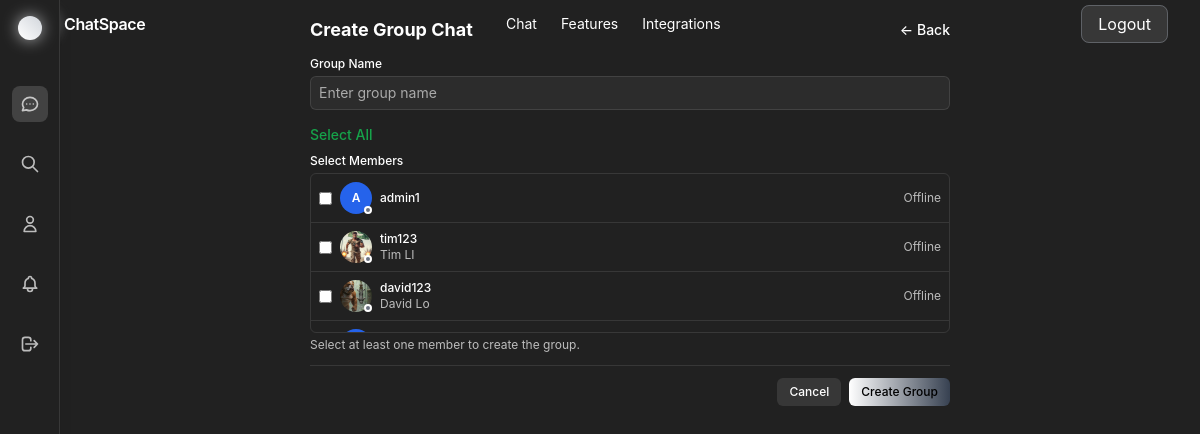
Page /chat/create-group/ (signed in) on the committed database.
### app1/models.py (models this page shows, shortened)
class User(AbstractUser):
    id = models.UUIDField(primary_key=True, default=uuid.uuid4, editable=False)
    phone_number = models.CharField(max_length=15, unique=True, blank=True, null=True)
    profile_picture = models.ImageField(upload_to='profile_pictures/', blank=True, null=True)
    bio = models.TextField(max_length=500, blank=True)
    is_online = models.BooleanField(default=False)
    last_seen = models.DateTimeField(default=timezone.now)
    created_at = models.DateTimeField(auto_now_add=True)
    updated_at = models.DateTimeField(auto_now=True)
    class Meta:
        db_table = 'users'

### app1/views.py (the view, shortened to what this page needs)
# urls.py: path('chat/create-group/', views.create_group_chat, name='create_group_chat'),
@login_required
def create_group_chat(request):
    users = User.objects.exclude(id=request.user.id)
    return render(request, 'app1/create_group.html', {'users': users})

### app1/context_processors.py (called while the page is built)
def notifications_context(request):
    if request.user.is_authenticated:
        return {
            'notifications': Notification.objects.filter(user=request.user).order_by('-created_at')[:10]
        }
    return {}

### app1/templates/app1/create_group.html (shortened to what this page needs)
{% extends 'app1/base.html' %}
{% block content %}
<div class="max-w-2xl mx-auto">
    <div class="rounded-lg overflow-hidden glass">
        <div class="p-4">
            <div class="flex items-center justify-between mb-3">
                <h2 class="text-lg font-bold text-white">Create Group Chat</h2>
                <a href="{% url 'chat_list' %}" class="text-white hover:text-white text-sm font-medium">
                    ← Back
                </a>
            </div>
            <form method="post" class="space-y-3">
                <div>
                    <label for="groupName" class="block text-xs font-medium text-white mb-1">Group Name</label>
                    <input type="text" id="groupName" name="name" required
                        class="w-full px-2 py-1.5 text-sm border border-white/10 bg-white/5 text-white placeholder-white/60 rounded-md focus:outline-none focus:ring-1 focus:ring-blue-500/50 focus:border-transparent"
                        placeholder="Enter group name">
                </div>
                <div>
                    <label class="block text-xs font-medium text-white mb-1">Select Members</label>
                    <div class="max-h-40 overflow-y-auto border border-white/10 rounded-md">
                        {% for user in users %}
                        <label
                            class="flex items-center space-x-2 p-2 hover:bg-white/5 border-b border-white/10 last:border-b-0">
                            <input type="checkbox" name="participants" value="{{ user.id }}"
                                class="rounded border-white/10 bg-white/5 text-blue-500 focus:ring-blue-500/50">
                            <div class="flex items-center space-x-2 flex-1">
                                <div class="relative">
                                    {% if user.profile_picture %}
                                    <img src="{{ user.profile_picture.url }}" alt="{{ user.username }}"
                                        class="w-8 h-8 rounded-full object-cover">
                                    {% else %}
                                    <div
                                        class="w-8 h-8 bg-blue-600 rounded-full flex items-center justify-center text-white text-xs font-semibold">
                                        {{ user.username|first|upper }}
                                    </div>
                                    {% endif %}
                                    {% if user.is_online %}
                                    <div class="online-indicator"></div>
                                    {% else %}
                                    <div class="offline-indicator"></div>
                                    {% endif %}
                                </div>
                                <div class="flex-1">
                                    <h3 class="text-xs font-medium text-white">{{ user.username }}</h3>
                                    <p class="text-xs text-white/70">
                                        {% if user.first_name or user.last_name %}
                                        {{ user.first_name }} {{ user.last_name }}
                                        {% else %}
                                        {{ user.email }}
                                        {% endif %}
                                    </p>
                                </div>
                                <div class="text-xs text-white/70">
                                    {% if user.is_online %}
                                    <span class="text-blue-400 font-medium">Online</span>
                                    {% else %}
                                    Offline
                                    {% endif %}
                                </div>
                            </div>
                        </label>
                        {% endfor %}
                    </div>
                    <p class="text-xs text-white/70 mt-1">Select at least one member to create the group.</p>
                </div>
                <div class="flex justify-end space-x-2 pt-3 border-t border-white/10">
                    <a href="{% url 'chat_list' %}"
                        class="px-3 py-1.5 text-xs font-medium text-white bg-white/10 hover:bg-white/20 rounded-md">
                        Cancel
                    </a>
                    <button type="submit"
                        class="px-3 py-1.5 text-xs font-medium text-black bg-gradient-to-r from-white to-gray-700 hover:from-white hover:to-gray-600 rounded-md">
                        Create Group
                    </button>
                </div>
            </form>
        </div>
    </div>
</div>
{% endblock %}

### app1/templates/app1/base.html (style rules this page uses)
:root { --bg-primary: #212121; --bg-secondary: #303030; --border-color: rgba(255, 255, 255, 0.1); --text-primary: #ffffff; --hover-color: #424242; }
html, body { height: 100%; margin: 0; padding: 0; background-color: var(--bg-primary); color: var(--text-primary); font-family: 'Inter', system-ui, -apple-system, sans-serif; }
body { overflow: hidden !important; }
.offline-indicator { width: 8px; height: 8px; background-color: #6b7280; border-radius: 50%; position: absolute; bottom: 0; right: 0; border: 2px solid white; }

### rows in the picture
User: username|first "A", is_online False (drawn), username "admin1"
User: profile_picture (picture), is_online False (drawn), username "tim123", first_name "Tim", last_name "LI"
User: profile_picture (picture), is_online False (drawn), username "david123", first_name "David", last_name "Lo"
